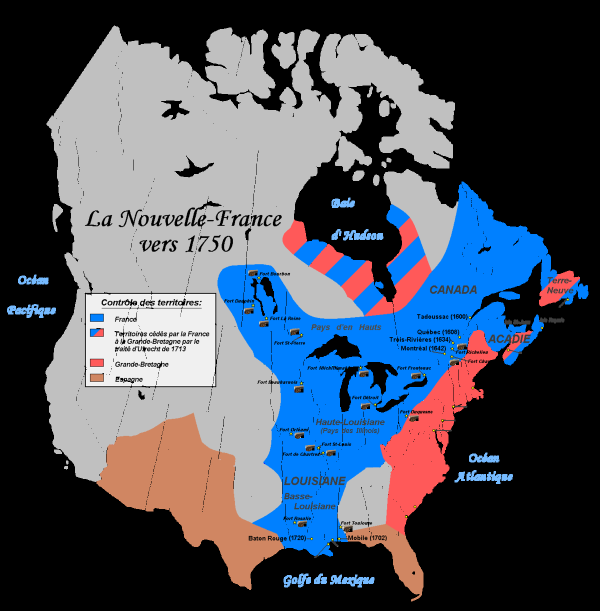
#> input picture Backend-Atlas/app/utils/Assets/Colors_tests/Nouvelle-France1750.png, 1200 x 1221 px (shown at 1/2 size)
$ python -i sift_key_points_finder.py   (imports and definitions only)
#> lines starting #> are read from the running program, lines starting #| are printed output that depends on the picture
import cv2
import numpy as np
import os
import json

NUMBER_OF_KEYPOINTS = 15

# Ratios of the image diagonal, not pixels: this module rasterizes the framing
# box at whatever size the caller asks for (the endpoint takes width/height),
# and a constant in pixels silently means something different at each size.
BORDER_MARGIN_RATIO = 0.02  # ~25 px on the 1024x768 default
# Only a duplicate floor, *not* how the points get spread out -- that is the
# sampling below. SIFT reports several keypoints at one location (different
# scales and orientations), and two control points in the same spot constrain
# nothing.
MIN_SEPARATION_RATIO = 0.01  # ~13 px on the 1024x768 default
# What "well spaced" means when choosing between a coastline and a lake
# keypoint: a lake point is only taken when no coastline point is at least this
# far from every point already chosen. Measured on the test cases' framing
# boxes: at 5% of the diagonal, 6 of 14 boxes gain 1-5 lake points and the
# points' hull roughly doubles there (~0.25 -> ~0.45 of the frame); the others
# stay all coastline.
WELL_SPACED_RATIO = 0.05  # ~64 px on the 1024x768 default

COASTLINE = "coastline"
LAKE = "lake"

# Sampling cost is candidates x points, so a cap keeps the worst case bounded
# on a dense raster. Candidates are taken strongest-first, so what is dropped
# is the weak tail.
MAX_CANDIDATES = 5000

DEBUG = False


# [43 lines left out: function select_spread_keypoints, not called in this run]


def detect_sift_candidates(gray_image: np.ndarray, apply_edge_detection: bool = True):
    """Every SIFT keypoint on the render's edges, away from its borders."""
    height, width = gray_image.shape
    border_margin = BORDER_MARGIN_RATIO * float(np.hypot(width, height))

    if apply_edge_detection:
        # Apply blur to reduce noise before edge detection
        blurred = cv2.GaussianBlur(gray_image, (5, 5), 0)
        # Create edge mask
        edges = cv2.Canny(blurred, 75, 175)
    else:
        edges = None

    sift = cv2.SIFT_create()
    keypoints, _ = sift.detectAndCompute(gray_image, mask=edges)

    return [
        kp
        for kp in keypoints
        if border_margin < kp.pt[0] < width - border_margin
        and border_margin < kp.pt[1] < height - border_margin
    ]


# [94 lines left out: functions draw_geojson_features, find_coastline_keypoints, draw_coastline, not called in this run]

>>> import cv2
>>> picture = cv2.imread('Assets/Colors_tests/Nouvelle-France1750.png', cv2.IMREAD_GRAYSCALE)
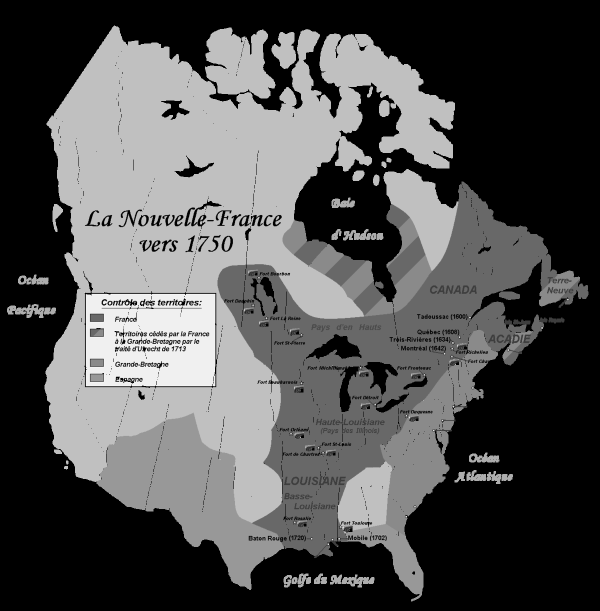
#> picture: shape (1221, 1200) (shown at 1/2 size); min 0, max 255, mean 81.6
>>> result = detect_sift_candidates(picture)
#> in detect_sift_candidates, `edges = cv2.Canny(blurred, 75, 175)`:
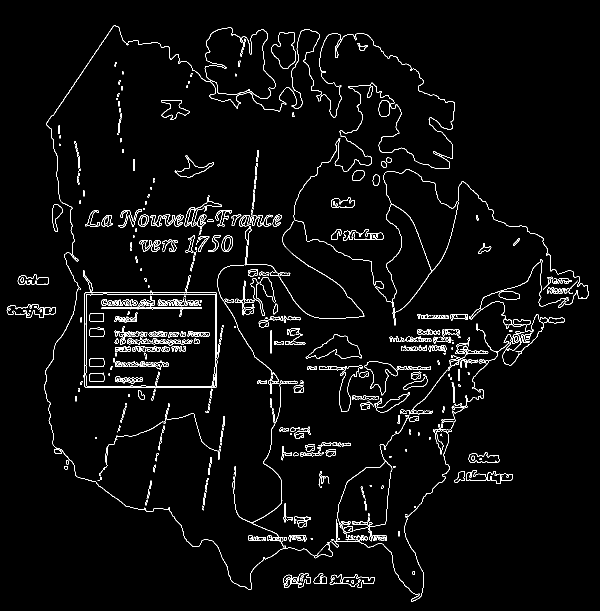
#> edges: shape (1221, 1200) (shown at 1/2 size); 3% white in thin lines or dots
#> in detect_sift_candidates, `keypoints, _ = sift.detectAndCompute(gray_image, mask=edges)`: keypoints = 114 keypoints; strongest (x, y, size): (342, 669, 1.9), (268, 699, 1.9), (289, 684, 1.9), (264, 599, 1.8)
#> result has the same summary as keypoints in detect_sift_candidates
